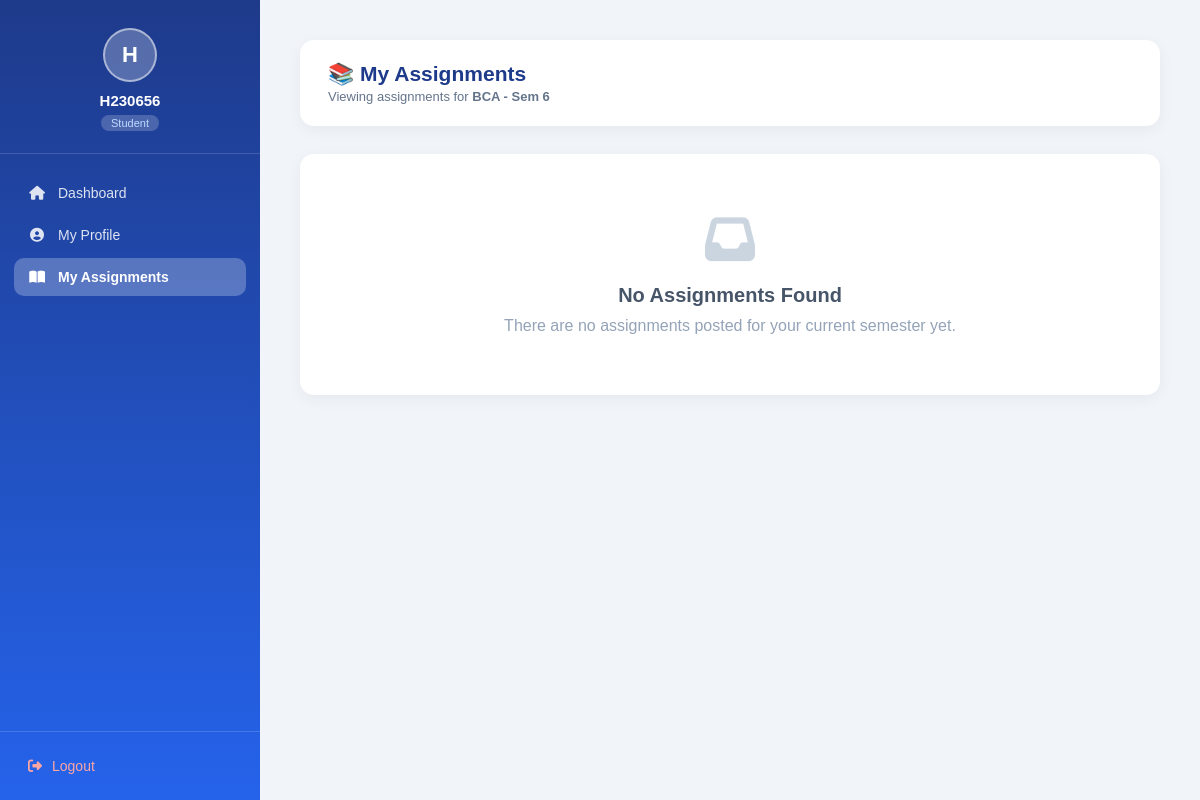
Page /student/assignments/ (signed in) on the committed database.
### project/models.py (models this page shows, shortened)
class CustomUser(AbstractUser):
    ROLE_CHOICES = (
        ('admin', 'Admin'),
        ('teacher', 'Teacher'),
        ('student', 'Student'),
    )
    role = models.CharField(max_length=10, choices=ROLE_CHOICES)

class StudentProfile(models.Model):
    user = models.OneToOneField(settings.AUTH_USER_MODEL, on_delete=models.CASCADE)
    phone = models.CharField(max_length=15, blank=True)
    bio = models.TextField(blank=True)
    enrollment_id = models.CharField(max_length=50, unique=True, blank=True, null=True)
    course = models.ForeignKey(Course, on_delete=models.SET_NULL, null=True, blank=True)
    semester = models.ForeignKey(Semester, on_delete=models.SET_NULL, null=True, blank=True)
    section = models.CharField(max_length=10, blank=True, null=True)
    profile_pic = models.ImageField(upload_to='profile_pics/', blank=True, null=True)

class Course(models.Model):
    name = models.CharField(max_length=100)
    total_semesters = models.IntegerField(default=1)

class Semester(models.Model):
    course = models.ForeignKey(Course, on_delete=models.CASCADE, related_name='semesters')
    semester_number = models.IntegerField()
    students = models.ManyToManyField(
        settings.AUTH_USER_MODEL,
        related_name='enrolled_semesters',
        limit_choices_to={'role': 'student'},
        blank=True
    )

### project/views.py (the view)
# urls.py: path('student/assignments/', views.student_assignments, name='student_assignments'),
@login_required
def student_assignments(request):
    if request.user.role != 'student':
        return redirect('login')
    profile, created = StudentProfile.objects.get_or_create(user=request.user)
    semesters = request.user.enrolled_semesters.all()
    assignments = Assignment.objects.filter(
        semester__in=semesters
    ).select_related('subject', 'semester__course').order_by('-created_at')
    for a in assignments:
        a.n = a.title
        a.s = a.subject.name if a.subject else "General"
        a.c = str(a.semester)
        a.d = a.deadline.strftime("%d %b %Y")
        a.o = a.is_overdue
    submissions = Submission.objects.filter(student=request.user)
    submission_dict = {s.assignment_id: s.status for s in submissions}
    submitted_ids = list(submission_dict.keys())
    for a in assignments:
        a.status = submission_dict.get(a.id)
    return render(request, 'student/assignments.html', {
        'assignments': assignments,
        'submitted_ids': submitted_ids,
        'profile': profile,
    })

### project/templates/student/assignments.html (shortened to what this page needs)
<!DOCTYPE html>
<html lang="en">
<head>
</head>
<body>
    {% include 'includes/_student_sidebar.html' %}
    <div class="main">
        <div class="page-header">
            <div>
                <h1>📚 My Assignments</h1>
                <p>Viewing assignments for <strong>
                        {{ profile.course.name }} - Sem {{ profile.semester.semester_number }}</strong></p>
            </div>
        </div>
        {% if assignments %}
        <div class="cards-grid">
            {% for a in assignments %}
            <div class="card" style="border-top: 4px solid #2563eb;">
                <div class="card-body">
                    <div
                        style="display: flex; justify-content: space-between; align-items: flex-start; margin-bottom: 15px;">
                        <div style="flex: 1;">
                            <h3 style="color: #1e3a8a; font-size: 18px; margin-bottom: 5px;">{{ a.n }}</h3>
                            <div style="display: flex; gap: 8px; flex-wrap: wrap;">
                                <span
                                    style="background: #eef2ff; color: #4f46e5; padding: 2px 10px; border-radius: 12px; font-size: 11px; font-weight: 600;">
                                    <i class="fas fa-book"></i> {{ a.s }}
                                </span>
                                <span
                                    style="background: #f8fafc; color: #64748b; padding: 2px 10px; border-radius: 12px; font-size: 11px; font-weight: 600; border: 1px solid #e2e8f0;">
                                    <i class="fas fa-university"></i> {{ a.c }}
                                </span>
                            </div>
                        </div>
                    </div>
                    <p style="color: #475569; font-size: 14px; margin-bottom: 20px; line-height: 1.6;">
                        {{ a.description }}
                    </p>
                    <div style="display: flex; flex-direction: column; gap: 8px; margin-bottom: 22px;">
                        <div style="display: flex; align-items: center; gap: 8px; font-size: 13px; color: #475569;">
                            <i class="fas fa-calendar-alt" style="color: #ef4444;"></i>
                            <span>Deadline: <strong style="color: #ef4444">{{ a.deadline|date:"d M, Y" }}</strong></span>
                        </div>
                        {% if a.file %}
                        <div style="display: flex; align-items: center; gap: 8px; font-size: 13px; color: #475569;">
                            <i class="fas fa-file-download" style="color: #2563eb;"></i>
                            <a href="{{ a.file.url }}" target="_blank"
                                style="color: #2563eb; text-decoration: none; font-weight: 500;">Download Attachment</a>
                        </div>
                        {% endif %}
                    </div>
                    {% if a.id in submitted_ids %}
                    <div
                        style="display: flex; flex-direction: column; gap: 10px; border-top: 1px solid #f1f5f9; margin-top: 15px; padding-top: 15px;">
                        <div
                            style="background: #f0fdf4; color: #166534; padding: 8px; border-radius: 8px; text-align: center; font-size: 12px; font-weight: 600; border: 1px solid #bbf7d0;">
                            <i class="fas fa-check-circle"></i> SUCCESSFULLY SUBMITTED
                        </div>
                        <div style="text-align: center; margin-top: 5px;">
                            {% if a.status == 'correct' %}
                            <span
                                style="background: #dcfce7; color: #166534; padding: 6px 15px; border-radius: 20px; font-size: 12px; font-weight: 700; border: 2px solid #bef264;">
                                <i class="fas fa-certificate"></i> RESULT: RIGHT (Correct)
                            </span>
                            {% elif a.status == 'incorrect' %}
                            <span
                                style="background: #fee2e2; color: #991b1b; padding: 6px 15px; border-radius: 20px; font-size: 12px; font-weight: 700; border: 2px solid #fecaca;">
                                <i class="fas fa-exclamation-circle"></i> RESULT: WRONG (Incorrect)
                            </span>
                            {% else %}
                            <span
                                style="background: #fef3c7; color: #92400e; padding: 6px 15px; border-radius: 20px; font-size: 12px; font-weight: 700; border: 2px solid #fde68a;">
                                <i class="fas fa-hourglass-half"></i> PENDING REVIEW
                            </span>
                            {% endif %}
                        </div>
                    </div>
                    {% else %}
                    <a href="{% url 'submit_assignment' a.id %}" class="btn-primary"
                        style="width: 100%; justify-content: center; padding: 12px; margin-top: 10px;">
                        <i class="fas fa-upload"></i> SUBMIT ASSIGNMENT
                    </a>
                    {% endif %}
                </div>
            </div>
            {% endfor %}
        </div>
        {% else %}
        <div class="card">
            <div class="card-body" style="text-align: center; padding: 60px 20px;">
                <i class="fas fa-inbox"
                    style="font-size: 50px; color: #cbd5e0; margin-bottom: 20px; display: block;"></i>
                <h2 style="color: #475569; font-size: 20px; margin-bottom: 10px;">No Assignments Found</h2>
                <p style="color: #94a3b8;">There are no assignments posted for your current semester yet.
                </p>
            </div>
        </div>
        {% endif %}
    </div>
</body>
</html>

### project/templates/includes/_student_sidebar.html
<div class="sidebar">
    <div class="sidebar-brand">
        {% if request.user.studentprofile.profile_pic %}
        <img src="{{ request.user.studentprofile.profile_pic.url }}" class="brand-avatar" style="object-fit: cover;">
        {% else %}
        <div class="brand-avatar">{{ request.user.username|first|upper }}</div>
        {% endif %}
        <span class="brand-name">{{ request.user.username }}</span>
        <span class="brand-role">Student</span>
    </div>
    <nav class="sidebar-nav">
        <a href="{% url 'student_dashboard' %}"
            class="nav-item {% if request.resolver_match.url_name == 'student_dashboard' %}active{% endif %}">
            <i class="fas fa-home"></i> <span>Dashboard</span>
        </a>
        <a href="{% url 'student_profile' %}"
            class="nav-item {% if request.resolver_match.url_name == 'student_profile' %}active{% endif %}">
            <i class="fas fa-user-circle"></i> <span>My Profile</span>
        </a>
        <a href="{% url 'student_assignments' %}"
            class="nav-item {% if request.resolver_match.url_name == 'student_assignments' %}active{% endif %}">
            <i class="fas fa-book-open"></i> <span>My Assignments</span>
        </a>
    </nav>
    <div class="sidebar-footer">
        <a href="{% url 'logout' %}" class="logout-btn">
            <i class="fas fa-sign-out-alt"></i> Logout
        </a>
    </div>
</div>

### project/templates/includes/_shared_styles.html (style rules this page uses)
* { margin: 0; padding: 0; box-sizing: border-box; font-family: 'Poppins', sans-serif; }
body { display: flex; background: #f1f5f9; min-height: 100vh; }
.sidebar { width: 260px; min-height: 100vh; background: linear-gradient(180deg, #1e3a8a, #2563eb); padding: 0; color: white; position: fixed; top: 0; left: 0; display: flex; flex-direction: column; z-index: 100; }
.sidebar-brand { padding: 28px 20px 22px; border-bottom: 1px solid rgba(255, 255, 255, 0.15); display: flex; flex-direction: column; align-items: center; gap: 6px; }
.brand-avatar { width: 54px; height: 54px; border-radius: 50%; background: rgba(255, 255, 255, 0.25); display: flex; align-items: center; justify-content: center; font-size: 22px; font-weight: 700; border: 2px solid rgba(255, 255, 255, 0.5); margin-bottom: 4px; }
.brand-name { font-size: 15px; font-weight: 600; }
.brand-role { font-size: 11px; background: rgba(255, 255, 255, 0.2); padding: 2px 10px; border-radius: 20px; color: #bfdbfe; }
.sidebar-nav { flex: 1; padding: 20px 14px; display: flex; flex-direction: column; gap: 4px; }
.nav-item { color: rgba(255, 255, 255, 0.85); text-decoration: none; font-size: 14px; display: flex; align-items: center; gap: 12px; padding: 11px 14px; border-radius: 10px; transition: all 0.25s; }
.nav-item i { width: 18px; text-align: center; }
.nav-item.active { background: rgba(255, 255, 255, 0.25); color: white; font-weight: 600; }
.sidebar-footer { padding: 16px 14px; border-top: 1px solid rgba(255, 255, 255, 0.15); }
.logout-btn { display: flex; align-items: center; gap: 10px; color: #fca5a5; text-decoration: none; font-size: 14px; padding: 10px 14px; border-radius: 10px; transition: 0.25s; }
.main { margin-left: 260px; padding: 40px; flex: 1; width: calc(100% - 260px); }
.page-header { background: white; padding: 22px 28px; border-radius: 14px; box-shadow: 0 4px 15px rgba(0, 0, 0, 0.05); margin-bottom: 28px; display: flex; align-items: center; justify-content: space-between; }
.page-header h1 { color: #1e3a8a; font-weight: 600; font-size: 21px; }
.page-header p { color: #64748b; font-size: 13px; margin-top: 3px; }
.card { background: white; border-radius: 14px; box-shadow: 0 4px 15px rgba(0, 0, 0, 0.05); overflow: hidden; }
.card-body { padding: 28px; }

### rows in the picture
CustomUser: user.username|first "H", user.username "H230656"
StudentProfile: course.name "BCA", semester.semester_number "6"
